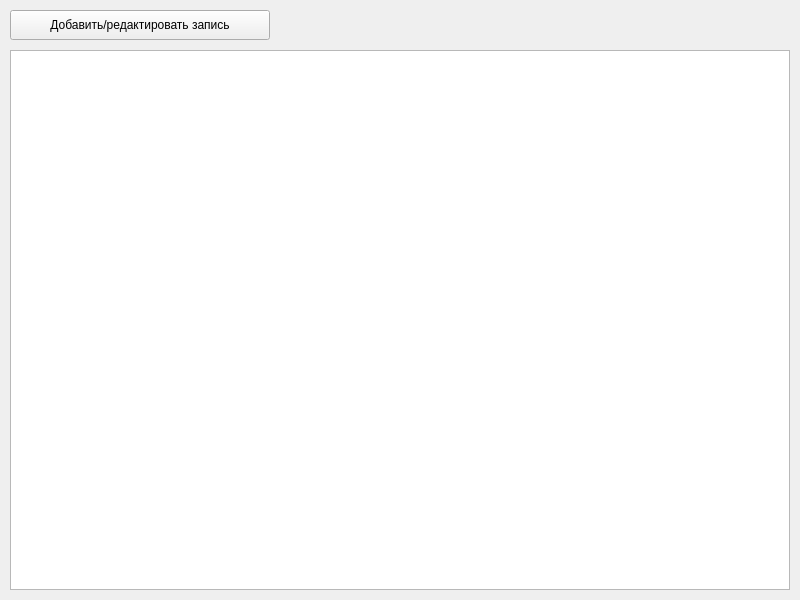
<?xml version="1.0" encoding="UTF-8"?>
<ui version="4.0">
 <class>MainWindow</class>
 <widget class="QMainWindow" name="MainWindow">
  <property name="geometry">
   <rect>
    <x>0</x>
    <y>0</y>
    <width>800</width>
    <height>600</height>
   </rect>
  </property>
  <property name="windowTitle">
   <string>Cappuccino</string>
  </property>
  <widget class="QWidget" name="centralwidget">
   <widget class="QTableView" name="table">
    <property name="geometry">
     <rect>
      <x>10</x>
      <y>50</y>
      <width>780</width>
      <height>540</height>
     </rect>
    </property>
   </widget>
   <widget class="QPushButton" name="add_edit_button">
    <property name="geometry">
     <rect>
      <x>10</x>
      <y>10</y>
      <width>260</width>
      <height>30</height>
     </rect>
    </property>
    <property name="text">
     <string>Добавить/редактировать запись</string>
    </property>
   </widget>
  </widget>
 </widget>
 <resources/>
 <connections/>
</ui>
